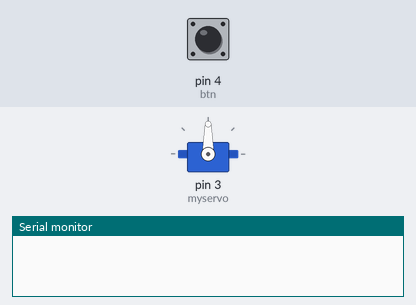
This sketch was run on a simulated Arduino Uno, built with avr-gcc and run on an emulated ATmega328P. On the bench: servo, the last lines printed to the serial monitor. Inputs (shaded band) come from the test bench; at power-on: pin 4 (btn) HIGH.

Above: at 1.2 s.
1.3 s: pin 4 (btn) pulled LOW for 0.15 s
At 1.45 s:
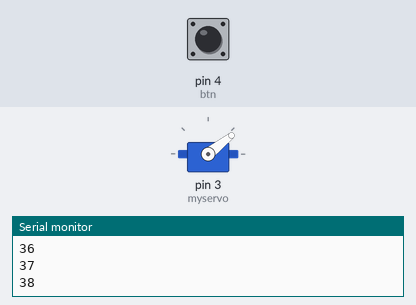
4.3 s: pin 4 (btn) pulled LOW for 1 s
At 4.49 s:
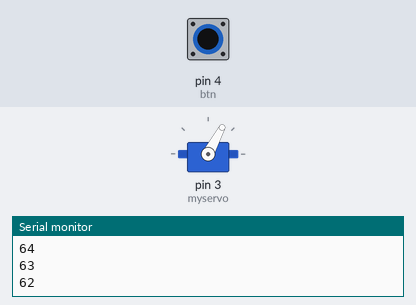
Timing chart, 0 to 10.1 s (numbered marks = the images above; inputs shaded):
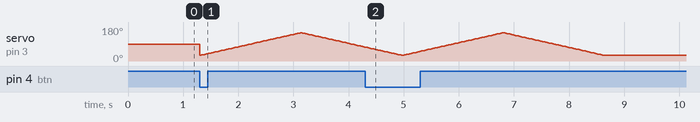

The sketch:

sm_code.ino
```cpp
//4-5servoSweep.ino
#include <Servo.h> //서보 라이브러리를 불러옵니다.
Servo myservo; // 서보를 제어할 서보 오브젝트를 만듭니다.
int pos = 0; // 서보 위치를 저장할 변수를 선언합니다.
int btn = 4;// 버튼의 변수이름과 포트설정
void setup()
{
pinMode(btn, INPUT_PULLUP);
myservo.attach(3); // 핀 3의 서보를 서보 오브젝트에 연결합니다.
Serial.begin(9600);

}
void loop()
{
  int btnn=digitalRead(btn);
  if(btnn==0){
for(pos = 30; pos < 150; pos += 1) // 0도에서 180도로 이동합니다.
{ // 이동할때 각도는 1도씩 이동합니다.
myservo.write(pos); // 'pos'변수의 위치로 서보를 이동시킵니다.
delay(15); // 서보 명령 간에 20ms를 기다립니다.
Serial.println(pos);
}
for(pos = 150; pos>=30; pos-=1) // 180도에서 0도로 이동합니다.
{
myservo.write(pos); // 서보를 반대방향으로 이동합니다.
delay(15); // 서보 명령 간에 20ms를 기다립니다.
Serial.println(pos);
}
}
}
```
